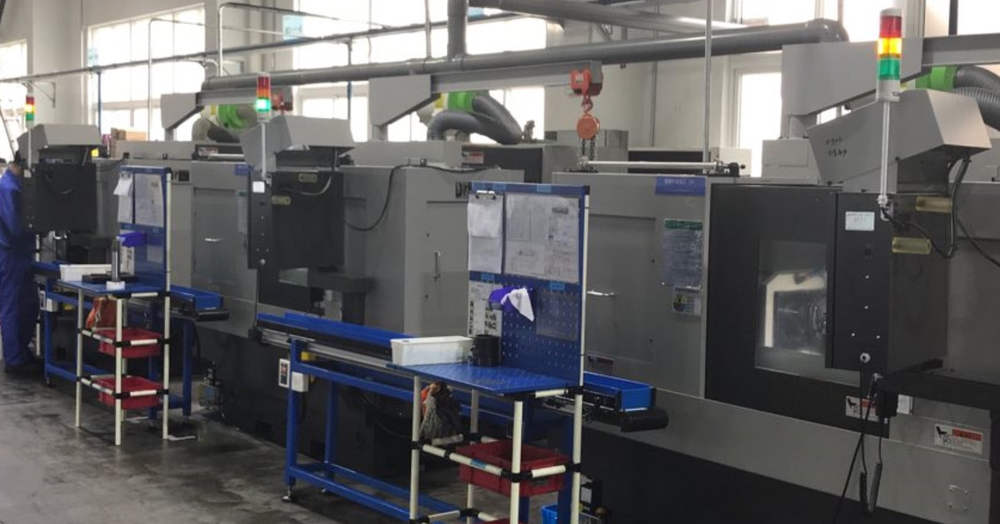
#> input picture imgs/01.png, 1000 x 524 px, shrunk from 1446 x 757 before the run, given in place of the camera
$ python detect_line.py
#> lines starting #> are read from the running program, lines starting #| are printed output that depends on the picture; after the words box and inside, x2 and y2 are one past the last pixel; in counts of white or black regions, pixels touching at a corner belong together
# -*- coding: utf-8 -*-
"""
Created on Thu Apr 15 03:05:29 2021

@author: Lucy
"""

import numpy as np
import matplotlib.pyplot as plt
import cv2

cap = cv2.VideoCapture(0)

while True:
    _, image = cap.read()
#> image is the input picture: shape (524, 1000, 3); mean B, G, R 97, 96, 96.8
    # convert to grayscale
    grayscale = cv2.cvtColor(image, cv2.COLOR_BGR2GRAY)
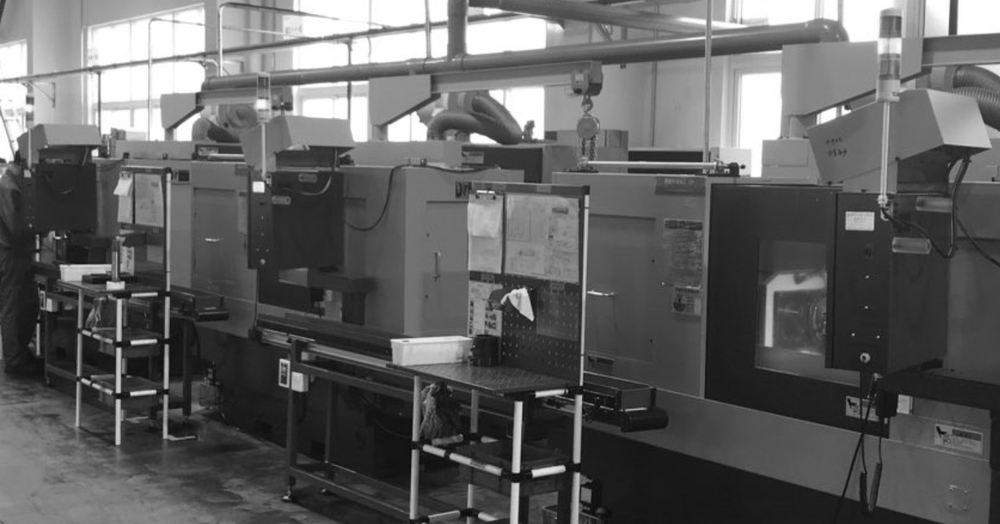
#> grayscale: shape (524, 1000); min 7, max 255, mean 96.4
    # perform edge detection
    edges = cv2.Canny(grayscale, 30, 100)
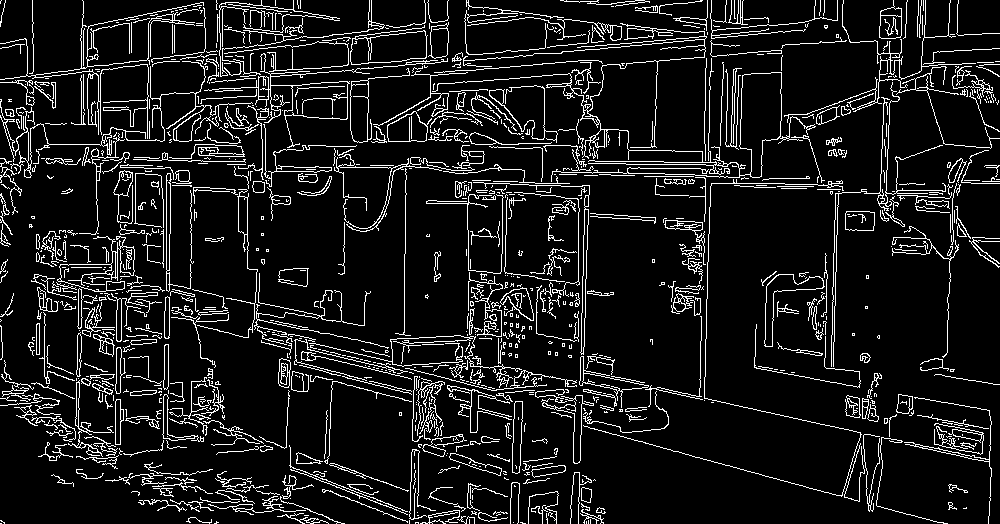
#> edges: shape (524, 1000); 10.1% white in thin lines or dots
    # detect lines in the image using hough lines technique
    lines = cv2.HoughLinesP(edges, 1, np.pi/180, 60, np.array([]), 50, 5)
#> lines = 88 rows, first 6: [645, 443, 859, 500], [663, 42, 777, 32], [915, 444, 989, 460], [580, 372, 656, 388], [318, 356, 440, 386], [755, 183, 811, 184]
    # iterate over the output lines and draw them
    for line in lines:
        for x1, y1, x2, y2 in line:
            cv2.line(image, (x1, y1), (x2, y2), (255, 0, 0), 3)
            cv2.line(edges, (x1, y1), (x2, y2), (255, 0, 0), 3)
#> this loop made 88 passes
#> line on passes 1 to 12: [[645, 443, 859, 500]], [[663, 42, 777, 32]], [[915, 444, 989, 460]], [[580, 372, 656, 388]], [[318, 356, 440, 386]], [[755, 183, 811, 184]], [[291, 85, 347, 81]], [[272, 334, 392, 362]], [[515, 370, 600, 385]], [[590, 371, 640, 382]], [[689, 37, 765, 30]], [[626, 164, 705, 164]]
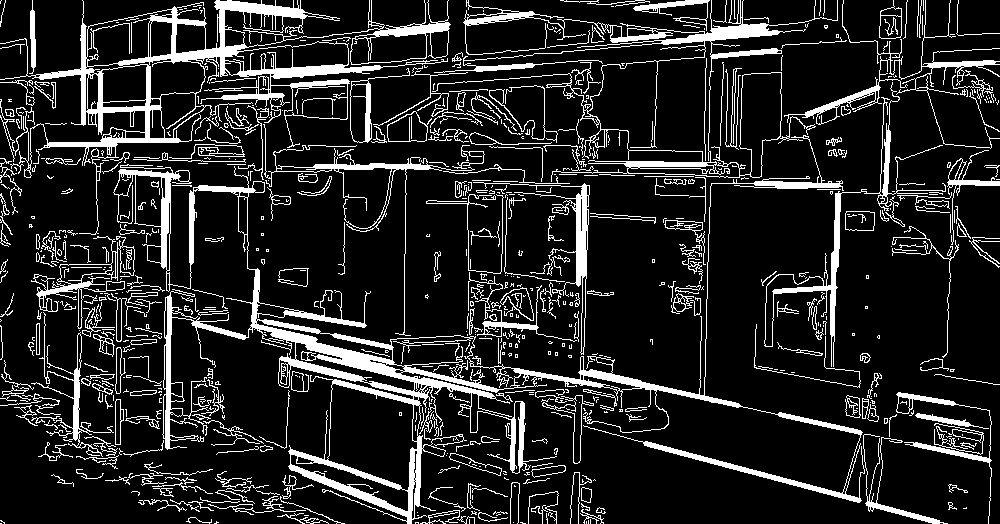
#> edges: shape (524, 1000); 14.4% white; 724 white regions (406 under 20 px), largest, box (x1, y1, x2, y2) and area: (113, 135, 865, 524) 20099, (0, 0, 451, 235) 11718, (432, 0, 838, 182) 6440
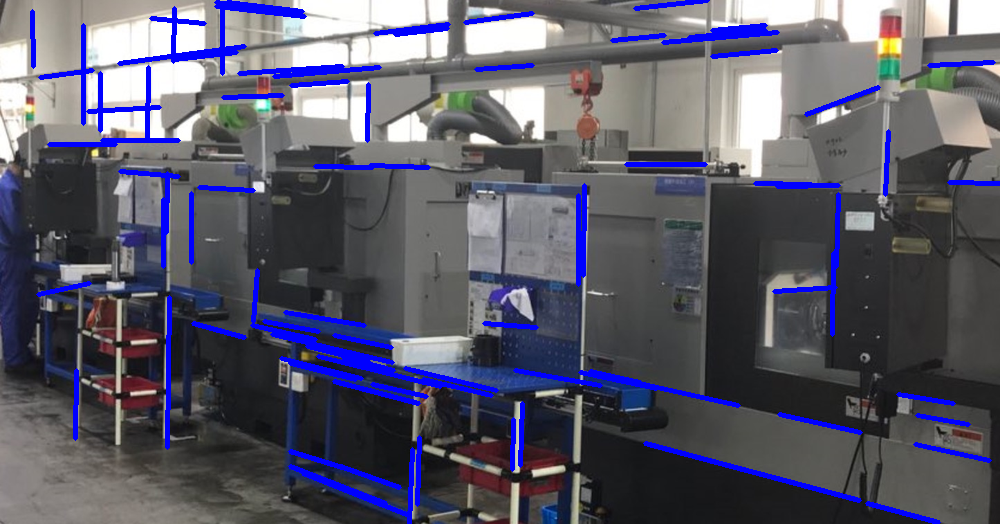
#> image: shape (524, 1000, 3); 5.94% of pixels changed, all inside (x1, y1, x2, y2) = (30, 0, 1000, 524)
    # show images
    cv2.imshow("image", image)
    cv2.imshow("edges", edges)
    if cv2.waitKey(1) == ord("q"):
#> (key q is pressed here)
        break
cap.release()
cv2.destroyAllWindows()

$ run again, on imgs/02.png
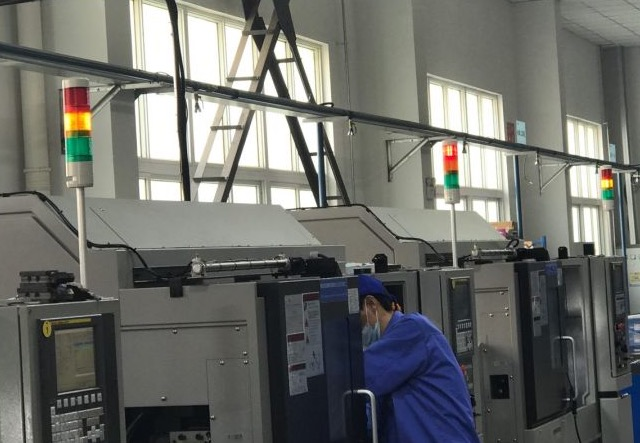
#> input picture imgs/02.png, 640 x 443 px, given in place of the camera
#> image is the input picture: shape (443, 640, 3); mean B, G, R 104.8, 109, 107.5
#> `edges = cv2.Canny(grayscale, 30, 100)`:
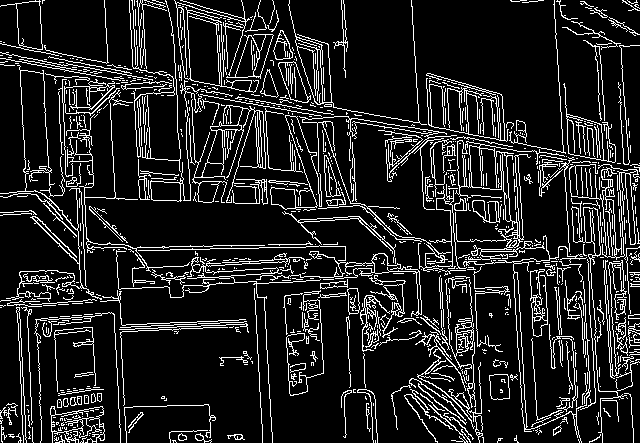
#> edges: shape (443, 640); 13.3% white in thin lines or dots
#> lines = 102 rows, first 6: [174, 90, 330, 117], [59, 62, 152, 80], [421, 124, 569, 153], [420, 241, 519, 240], [225, 94, 333, 114], [210, 248, 305, 247]
#> the loop `for line in lines:` made 102 passes
#> after the loop `for line in lines:`:
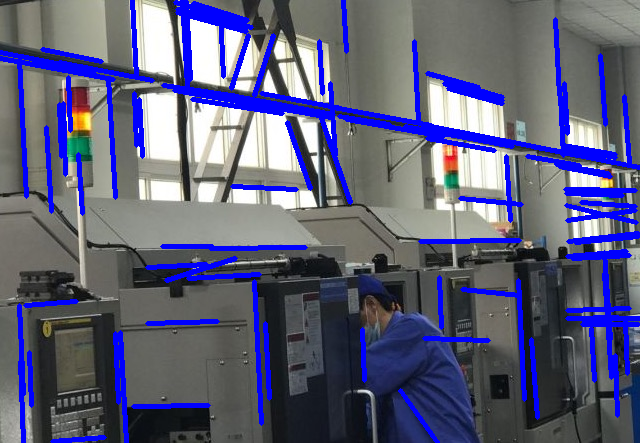
#> image: shape (443, 640, 3); 12.07% of pixels changed, all inside (x1, y1, x2, y2) = (0, 0, 640, 443)

$ run again, on imgs/03.png
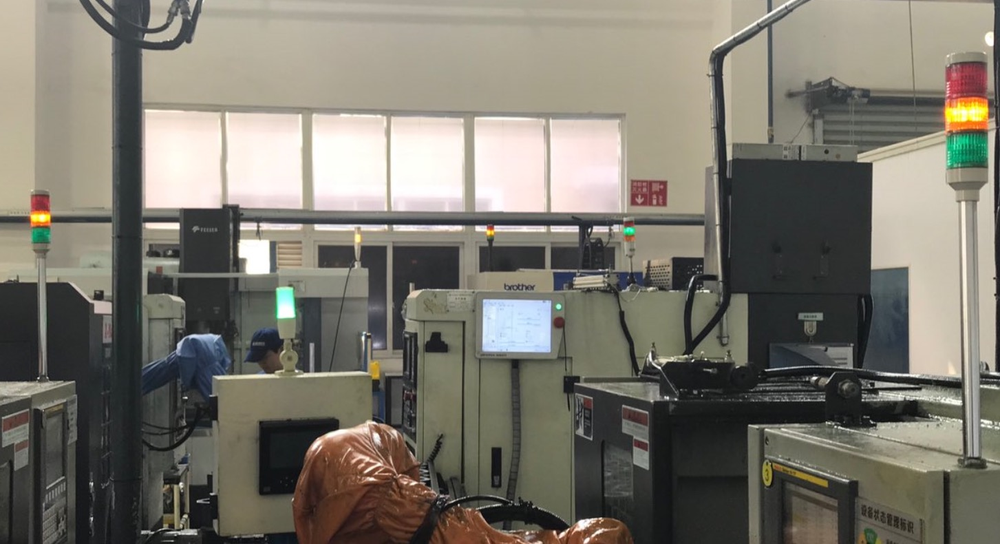
#> input picture imgs/03.png, 1000 x 544 px, shrunk from 1453 x 790 before the run, given in place of the camera
#> image is the input picture: shape (544, 1000, 3); mean B, G, R 109.1, 119.3, 123.2
#> `edges = cv2.Canny(grayscale, 30, 100)`:
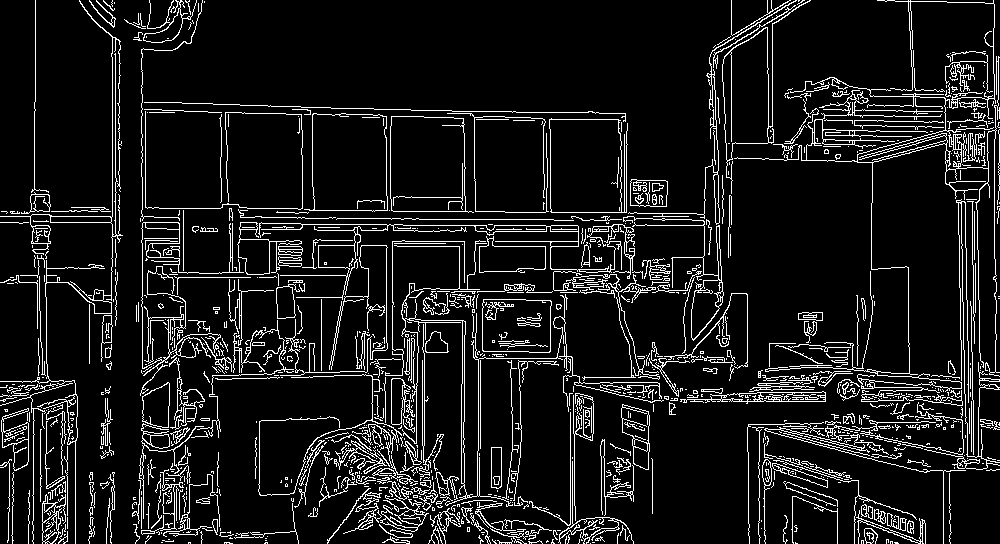
#> edges: shape (544, 1000); 9.8% white in thin lines or dots
#> lines = 100 rows, first 6: [142, 373, 142, 177], [494, 225, 577, 225], [475, 241, 634, 241], [464, 195, 464, 133], [666, 399, 825, 399], [858, 386, 927, 388]
#> the loop `for line in lines:` made 100 passes
#> after the loop `for line in lines:`:
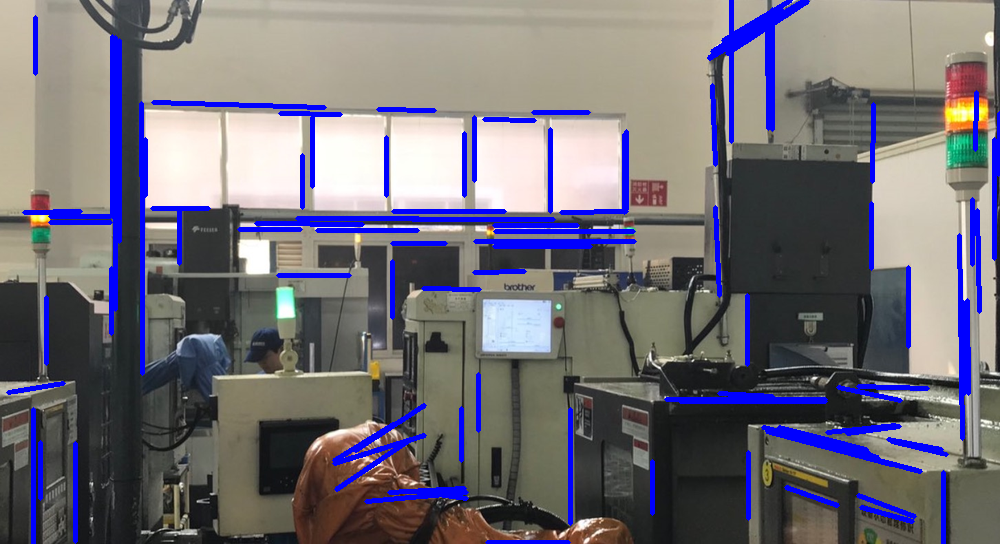
#> image: shape (544, 1000, 3); 7.39% of pixels changed, all inside (x1, y1, x2, y2) = (6, 0, 1000, 544)
